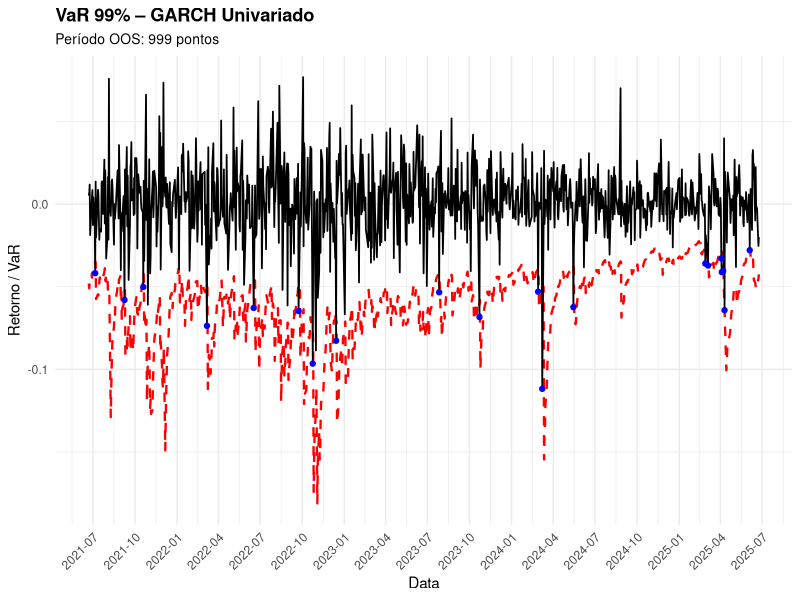
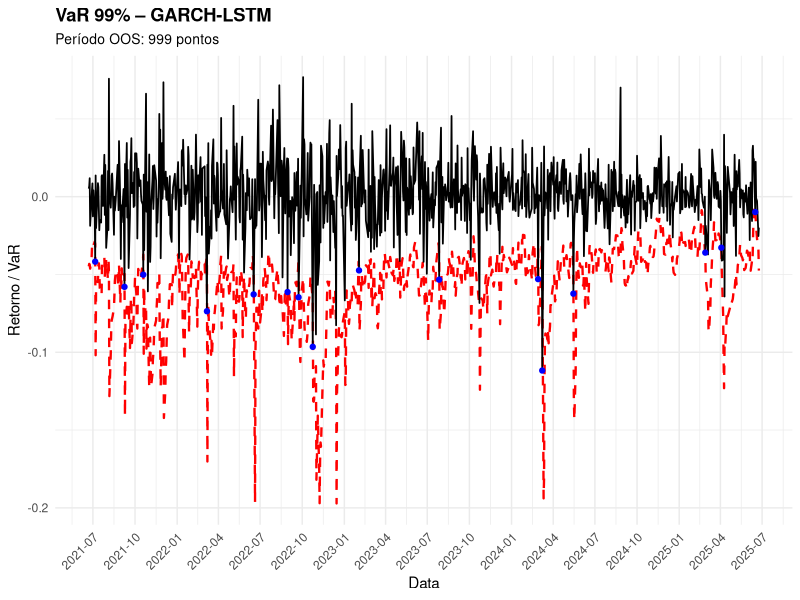

Generate these figures, in order, with R:
library(dplyr)
library(ggplot2)
library(lubridate)

# Dados e parâmetros
df <- read.csv("volatilidades_previstas_completo_corrigido_GARCH_1_1.csv")
t6_lstm <- read.csv("T6.csv")
initial_train <- 1500
alpha <- 0.01
n_oos <- 999

# Resíduos padronizados e quantil
df <- df %>%
  mutate(residuals = Returns / Sigma_GARCH)
q_alpha <- quantile(df$residuals[1:initial_train], probs = alpha, na.rm = TRUE)

# --- VaR GARCH Univariado ---
df_oos_garch <- df %>%
  slice((initial_train + 1):n()) %>%
  slice_head(n = n_oos) %>%
  transmute(
    Date   = ymd(Date),
    Return = Returns,
    VaR    = Sigma_GARCH * q_alpha
  ) %>%
  mutate(Exceed = Return < VaR)

ggplot(df_oos_garch, aes(Date)) +
  geom_line(aes(y = VaR),   color = "red",   linetype = "dashed", size = 0.8) +
  geom_line(aes(y = Return), color = "black", size = 0.6) +
  geom_point(data = filter(df_oos_garch, Exceed),
             aes(y = Return),
             color = "blue", size = 1.5) +
  labs(
    title    = "VaR 99% – GARCH Univariado",
    subtitle = sprintf("Período OOS: %d pontos", n_oos),
    x        = "Data",
    y        = "Retorno / VaR"
  ) +
  scale_x_date(date_labels = "%Y-%m", date_breaks = "3 months") +
  theme_minimal() +
  theme(
    plot.title    = element_text(face = "bold"),
    plot.subtitle = element_text(size = 10),
    axis.text.x   = element_text(angle = 45, hjust = 1)
  )

print(table(df_oos_garch$Exceed))

# --- VaR Híbrido (GARCH-LSTM) ---
t6_lstm <- t6_lstm %>%
  slice_head(n = n_oos) %>%
  mutate(VaR = Prediction * q_alpha)

df_oos_lstm <- df %>%
  slice((initial_train + 1):n()) %>%
  slice_head(n = n_oos) %>%
  transmute(
    Date   = ymd(Date),
    Return = Returns,
    VaR    = t6_lstm$VaR
  ) %>%
  mutate(Exceed = Return < VaR)

ggplot(df_oos_lstm, aes(Date)) +
  geom_line(aes(y = VaR),   color = "red",   linetype = "dashed", size = 0.8) +
  geom_line(aes(y = Return), color = "black", size = 0.6) +
  geom_point(data = filter(df_oos_lstm, Exceed),
             aes(y = Return),
             color = "blue", size = 1.5) +
  labs(
    title    = "VaR 99% – GARCH-LSTM",
    subtitle = sprintf("Período OOS: %d pontos", n_oos),
    x        = "Data",
    y        = "Retorno / VaR"
  ) +
  scale_x_date(date_labels = "%Y-%m", date_breaks = "3 months") +
  theme_minimal() +
  theme(
    plot.title    = element_text(face = "bold"),
    plot.subtitle = element_text(size = 10),
    axis.text.x   = element_text(angle = 45, hjust = 1)
  )

print(table(df_oos_lstm$Exceed))